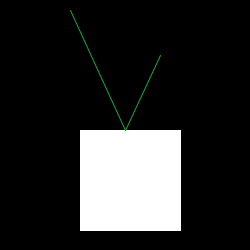
Frame 1 (no input)
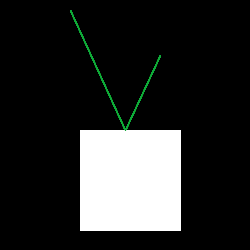
Frame 60 (the mouse pressed at the canvas centre just before this capture)
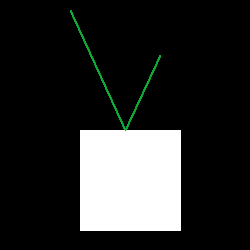
Frame 120 (the mouse held since frame 60 and released just before this capture)

The Processing sketch that drew these frames (run headless with seeded random() and noise(); from frame 60 on, the mouse is pressed at the canvas centre):

// Processing sketch: processing_74207
// ── processing_74207.pde

void setup() {
  size(250, 250);
  background(0);
}

void draw() {
  stroke(255);
  fill(255);
  rect(80, 130, 100, 100);
  
  stroke(16, 170, 57);
  fill(0, 255, 0);
  line(70, 10, 125, 130);
  
  stroke(16, 170, 57);
  fill(16, 170, 57);
  //line(x1, y1, x2, y2)
  line(125, 130, 160, 55);
}
